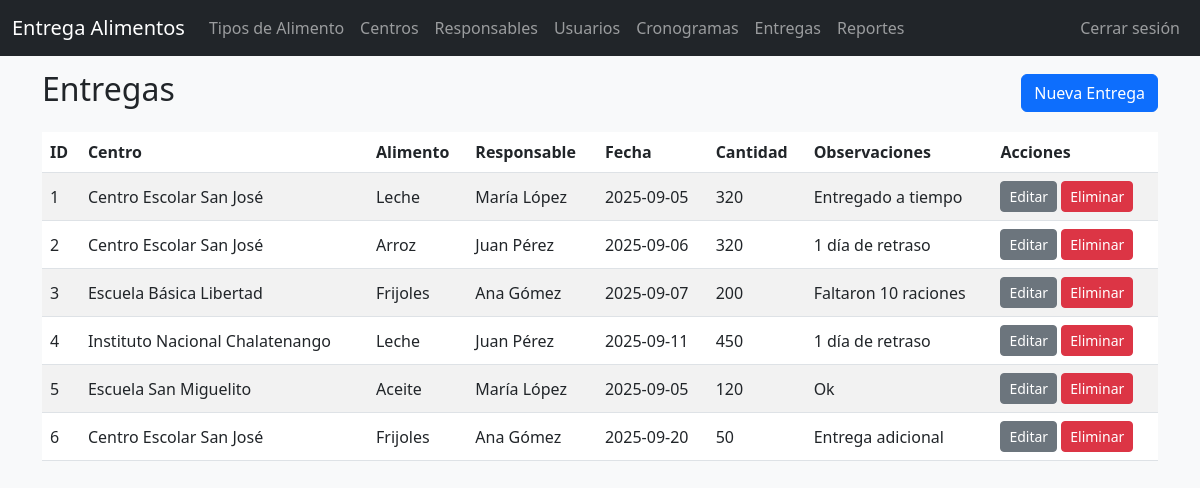
Page /index.php?controller=entregas&action=index (signed in) on the committed database.
### tables this page shows
CREATE TABLE mnt_entregas (
id_entrega INT AUTO_INCREMENT PRIMARY KEY,
id_centro INT NOT NULL,
id_alimento INT NOT NULL,
id_responsable INT DEFAULT NULL,
fecha_entrega DATE NOT NULL,
cantidad_entregada INT NOT NULL,
observaciones VARCHAR(255) DEFAULT NULL,
FOREIGN KEY (id_centro) REFERENCES mnt_centros_educativos(id_centro) ON DELETE CASCADE ON UPDATE CASCADE,
FOREIGN KEY (id_alimento) REFERENCES ctl_tipos_alimentos(id_alimento) ON DELETE RESTRICT ON UPDATE CASCADE,
FOREIGN KEY (id_responsable) REFERENCES mnt_responsables(id_responsable) ON DELETE SET NULL ON UPDATE CASCADE
);

### app/core/Controller.php (called while the page is built, shortened)
<?php
class Controller
{
    protected function view($path, $data = [])
    {
        extract($data);
        require_once __DIR__ . '/../views/layout/header.php';
        require_once __DIR__ . '/../views/' . $path . '.php';
        require_once __DIR__ . '/../views/layout/footer.php';
    }
}

### app/controllers/EntregasController.php (called while the page is built, shortened)
<?php
class EntregasController extends Controller
{
    public function index()
    {
        $m = new Entrega();
        $entregas = $m->all();
        $c = new CentroEducativo();
        $centros = $c->all();
        $mapC = [];
        foreach ($centros as $x) $mapC[$x['id_centro']] = $x['nombre'];
        $t = new TipoAlimento();
        $tipos = $t->all();
        $mapT = [];
        foreach ($tipos as $x) $mapT[$x['id_alimento']] = $x['nombre'];
        $r = new Responsable();
        $responsables = $r->all();
        $mapR = [];
        foreach ($responsables as $x) $mapR[$x['id_responsable']] = $x['nombre'];
        $this->view('entregas/index', ['entregas' => $entregas, 'centros_map' => $mapC, 'tipos_map' => $mapT, 'responsables_map' => $mapR]);
    }
}

### app/config.php (called while the page is built)
<?php
return [
    'db' => [
        'host' => '127.0.0.1',
        'dbname' => 'entrega_alimentos',
        'user' => 'root',
        'pass' => ''
    ]
];

### app/core/Database.php (called while the page is built)
<?php
class Database
{
    private static $pdo = null;
    public static function getConnection()
    {
        if (self::$pdo === null) {
            $config = require __DIR__ . '/../config.php';
            $db = $config['db'];
            $dsn = "mysql:host={$db['host']};dbname={$db['dbname']};charset=utf8mb4";
            try {
                self::$pdo = new PDO($dsn, $db['user'], $db['pass'], [
                    PDO::ATTR_ERRMODE => PDO::ERRMODE_EXCEPTION,
                    PDO::ATTR_DEFAULT_FETCH_MODE => PDO::FETCH_ASSOC,
                ]);
            } catch (\PDOException $e) {
                die('DB connection failed: ' . $e->getMessage());
            }
        }
        return self::$pdo;
    }
}

### app/core/Model.php (called while the page is built, shortened)
<?php
class Model
{
    protected $pdo;
    protected $table;
    public function __construct()
    {
        $this->pdo = Database::getConnection();
    }
    public function all()
    {
        $stmt = $this->pdo->query("SELECT * FROM {$this->table}");
        return $stmt->fetchAll();
    }
}

### app/views/entregas/index.php (the view, shortened to what this page needs)
<div class="d-flex justify-content-between align-items-center mb-3">
    <h2>Entregas</h2>
    <?php if (!empty($_SESSION['user']) && in_array($_SESSION['user']['rol'], ['admin', 'supervisor'])): ?>
        <a class="btn btn-primary" href="index.php?controller=entregas&action=create">Nueva Entrega</a>
    <?php endif; ?>
</div>
<div class="table-responsive">
    <table class="table table-striped">
        <thead>
            <tr>
                <th>ID</th>
                <th>Centro</th>
                <th>Alimento</th>
                <th>Responsable</th>
                <th>Fecha</th>
                <th>Cantidad</th>
                <th>Observaciones</th>
                <th>Acciones</th>
            </tr>
        </thead>
        <tbody>
            <?php foreach ($entregas as $e): ?>
                <tr>
                    <td><?= htmlspecialchars($e['id_entrega'] ?? $e['id']) ?></td>
                    <td><?= htmlspecialchars($centros_map[$e['id_centro']] ?? ($e['id_centro'] ?? '')) ?></td>
                    <td><?= htmlspecialchars($tipos_map[$e['id_alimento']] ?? ($e['id_alimento'] ?? '')) ?></td>
                    <td><?= htmlspecialchars($responsables_map[$e['id_responsable']] ?? ($e['id_responsable'] ?? '')) ?></td>
                    <td><?= htmlspecialchars($e['fecha_entrega'] ?? '') ?></td>
                    <td><?= htmlspecialchars($e['cantidad_entregada'] ?? '') ?></td>
                    <td><?= htmlspecialchars($e['observaciones'] ?? '') ?></td>
                    <td>
                        <?php if (!empty($_SESSION['user']) && in_array($_SESSION['user']['rol'], ['admin', 'supervisor'])): ?>
                            <a class="btn btn-sm btn-secondary" href="index.php?controller=entregas&action=edit&id=<?= $e['id_entrega'] ?? $e['id'] ?>">Editar</a>
                            <a class="btn btn-sm btn-danger btn-delete" href="index.php?controller=entregas&action=delete&id=<?= $e['id_entrega'] ?? $e['id'] ?>">Eliminar</a>
                        <?php endif; ?>
                    </td>
                </tr>
            <?php endforeach; ?>
        </tbody>
    </table>
</div>

### assets/css/style.css (style rules this page uses)
body { background: #f8f9fa; }
.table td, .table th { vertical-align: middle; }

### rows in the picture
mnt_entregas: id_entrega "1", id_centro "Centro Escolar San José", id_alimento "Leche", id_responsable "María López", fecha_entrega "2025-09-05", cantidad_entregada "320", observaciones "Entregado a tiempo"
mnt_entregas: id_entrega "2", id_centro "Centro Escolar San José", id_alimento "Arroz", id_responsable "Juan Pérez", fecha_entrega "2025-09-06", cantidad_entregada "320", observaciones "1 día de retraso"
mnt_entregas: id_entrega "3", id_centro "Escuela Básica Libertad", id_alimento "Frijoles", id_responsable "Ana Gómez", fecha_entrega "2025-09-07", cantidad_entregada "200", observaciones "Faltaron 10 raciones"
mnt_entregas: id_entrega "4", id_centro "Instituto Nacional Chalatenango", id_alimento "Leche", id_responsable "Juan Pérez", fecha_entrega "2025-09-11", cantidad_entregada "450", observaciones "1 día de retraso"
mnt_entregas: id_entrega "5", id_centro "Escuela San Miguelito", id_alimento "Aceite", id_responsable "María López", fecha_entrega "2025-09-05", cantidad_entregada "120", observaciones "Ok"
mnt_entregas: id_entrega "6", id_centro "Centro Escolar San José", id_alimento "Frijoles", id_responsable "Ana Gómez", fecha_entrega "2025-09-20", cantidad_entregada "50", observaciones "Entrega adicional"
